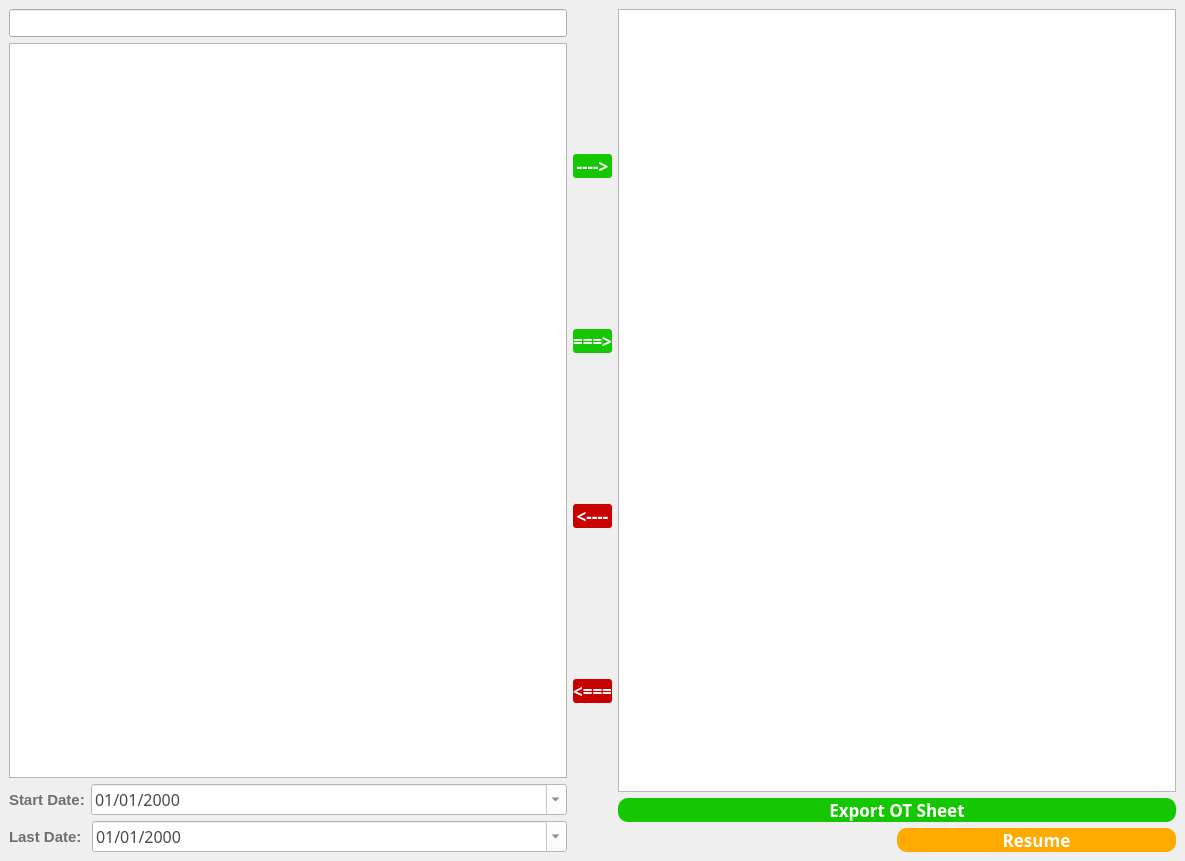
<?xml version="1.0" encoding="UTF-8"?>
<ui version="4.0">
 <class>OT_Sheet</class>
 <widget class="QMainWindow" name="OT_Sheet">
  <property name="geometry">
   <rect>
    <x>0</x>
    <y>0</y>
    <width>1185</width>
    <height>861</height>
   </rect>
  </property>
  <property name="windowTitle">
   <string>OT Sheet Creator</string>
  </property>
  <widget class="QWidget" name="centralwidget">
   <layout class="QGridLayout" name="gridLayout">
    <item row="0" column="0">
     <layout class="QHBoxLayout" name="horizontalLayout_4">
      <item>
       <layout class="QVBoxLayout" name="verticalLayout">
        <item>
         <widget class="QLineEdit" name="lineEdit">
          <property name="font">
           <font>
            <pointsize>13</pointsize>
           </font>
          </property>
         </widget>
        </item>
        <item>
         <widget class="QListWidget" name="listWidget">
          <property name="font">
           <font>
            <pointsize>13</pointsize>
           </font>
          </property>
         </widget>
        </item>
        <item>
         <layout class="QHBoxLayout" name="horizontalLayout">
          <item>
           <widget class="QLabel" name="label">
            <property name="sizePolicy">
             <sizepolicy hsizetype="Minimum" vsizetype="Minimum">
              <horstretch>0</horstretch>
              <verstretch>0</verstretch>
             </sizepolicy>
            </property>
            <property name="font">
             <font>
              <family>Microsoft JhengHei UI</family>
              <pointsize>11</pointsize>
              <weight>75</weight>
              <bold>true</bold>
             </font>
            </property>
            <property name="styleSheet">
             <string notr="true">QLabel
{
	font-size:11pt;
	color:rgb(111,111,111);
}</string>
            </property>
            <property name="text">
             <string>Start Date:</string>
            </property>
           </widget>
          </item>
          <item>
           <widget class="QDateEdit" name="dateEdit">
            <property name="sizePolicy">
             <sizepolicy hsizetype="Expanding" vsizetype="Fixed">
              <horstretch>0</horstretch>
              <verstretch>0</verstretch>
             </sizepolicy>
            </property>
            <property name="styleSheet">
             <string notr="true">QDateEdit
{
    /*字体为微软雅黑*/
    font-family:Microsoft Yahei;
    /*字体大小为20点*/
	color:rgb(74, 74, 74);
   font-size:12pt;
	background-color:rgb(255, 255,255);
}

QDateEdit:hover
{
    /*背景颜色*/  
   background-color:rgb(229, 242, 255);
}

QDateEdit:focus
{
    /*背景颜色*/  
   background-color:rgb(229, 242, 255);
}</string>
            </property>
            <property name="wrapping">
             <bool>false</bool>
            </property>
            <property name="currentSection">
             <enum>QDateTimeEdit::DaySection</enum>
            </property>
            <property name="displayFormat">
             <string notr="true">dd/MM/yyyy</string>
            </property>
            <property name="calendarPopup">
             <bool>true</bool>
            </property>
           </widget>
          </item>
         </layout>
        </item>
        <item>
         <layout class="QHBoxLayout" name="horizontalLayout_2">
          <item>
           <widget class="QLabel" name="label_2">
            <property name="sizePolicy">
             <sizepolicy hsizetype="Minimum" vsizetype="Minimum">
              <horstretch>0</horstretch>
              <verstretch>0</verstretch>
             </sizepolicy>
            </property>
            <property name="font">
             <font>
              <family>Microsoft JhengHei UI</family>
              <pointsize>11</pointsize>
              <weight>75</weight>
              <bold>true</bold>
             </font>
            </property>
            <property name="styleSheet">
             <string notr="true">QLabel
{
	font-size:11pt;
	color:rgb(111,111,111);
}</string>
            </property>
            <property name="text">
             <string>Last Date: </string>
            </property>
           </widget>
          </item>
          <item>
           <widget class="QDateEdit" name="dateEdit_2">
            <property name="sizePolicy">
             <sizepolicy hsizetype="Expanding" vsizetype="Fixed">
              <horstretch>0</horstretch>
              <verstretch>0</verstretch>
             </sizepolicy>
            </property>
            <property name="styleSheet">
             <string notr="true">QDateEdit
{
    /*字体为微软雅黑*/
    font-family:Microsoft Yahei;
    /*字体大小为20点*/
	color:rgb(74, 74, 74);
   font-size:12pt;
	background-color:rgb(255, 255,255);
}

QDateEdit:hover
{
    /*背景颜色*/  
   background-color:rgb(229, 242, 255);
}

QDateEdit:focus
{
    /*背景颜色*/  
   background-color:rgb(229, 242, 255);
}</string>
            </property>
            <property name="wrapping">
             <bool>false</bool>
            </property>
            <property name="currentSection">
             <enum>QDateTimeEdit::DaySection</enum>
            </property>
            <property name="displayFormat">
             <string notr="true">dd/MM/yyyy</string>
            </property>
            <property name="calendarPopup">
             <bool>true</bool>
            </property>
           </widget>
          </item>
         </layout>
        </item>
       </layout>
      </item>
      <item>
       <layout class="QVBoxLayout" name="verticalLayout_2">
        <item>
         <widget class="QPushButton" name="pushButton">
          <property name="sizePolicy">
           <sizepolicy hsizetype="Preferred" vsizetype="Fixed">
            <horstretch>0</horstretch>
            <verstretch>0</verstretch>
           </sizepolicy>
          </property>
          <property name="font">
           <font>
            <family>Microsoft Yahei</family>
            <pointsize>13</pointsize>
            <weight>75</weight>
            <italic>false</italic>
            <bold>true</bold>
           </font>
          </property>
          <property name="styleSheet">
           <string notr="true">QPushButton

{
    font-family:Microsoft Yahei;
    font-size:13pt;  
    color:white;
    background-color:rgb(21, 199, 1);
    border-radius:3px;
	font: bold;

}


QPushButton:hover
{
    background-color:rgb(21, 175, 0);
    padding-left:-3px;
    padding-top:-3px;
	font-size: 15pt;

}


QPushButton:pressed
{
    background-color:rgb(0, 113, 0); 
    padding-left:3px;
    padding-top:3px;
	 font-size:13pt; 
}</string>
          </property>
          <property name="text">
           <string>----&gt;</string>
          </property>
         </widget>
        </item>
        <item>
         <widget class="QPushButton" name="pushButton_2">
          <property name="sizePolicy">
           <sizepolicy hsizetype="Preferred" vsizetype="Fixed">
            <horstretch>0</horstretch>
            <verstretch>0</verstretch>
           </sizepolicy>
          </property>
          <property name="styleSheet">
           <string notr="true">QPushButton

{
    font-family:Microsoft Yahei;
    font-size:13pt;  
    color:white;
    background-color:rgb(21, 199, 1);
    border-radius:3px;
	font: bold;

}


QPushButton:hover
{
    background-color:rgb(21, 175, 0);
    padding-left:-3px;
    padding-top:-3px;
	font-size: 15pt;

}


QPushButton:pressed
{
    background-color:rgb(0, 113, 0); 
    padding-left:3px;
    padding-top:3px;
	 font-size:13pt; 
}</string>
          </property>
          <property name="text">
           <string>===&gt;</string>
          </property>
         </widget>
        </item>
        <item>
         <widget class="QPushButton" name="pushButton_3">
          <property name="sizePolicy">
           <sizepolicy hsizetype="Preferred" vsizetype="Fixed">
            <horstretch>0</horstretch>
            <verstretch>0</verstretch>
           </sizepolicy>
          </property>
          <property name="styleSheet">
           <string notr="true">QPushButton
{
    font-family:Microsoft Yahei;
    font-size:13pt;
    color:white;
    background-color:rgb(200, 0, 0);
    border-radius:3px;
	font: bold;
}

QPushButton:hover
{
    background-color:rgb(176, 0, 0);
    padding-left:-3px;
    padding-top:-3px;
	 font-size:15pt;
}

QPushButton:pressed
{
    background-color:rgb(147, 0, 0);
    padding-left:3px;
    padding-top:3px;
    font-size:13pt;
}</string>
          </property>
          <property name="text">
           <string>&lt;----</string>
          </property>
         </widget>
        </item>
        <item>
         <widget class="QPushButton" name="pushButton_4">
          <property name="sizePolicy">
           <sizepolicy hsizetype="Preferred" vsizetype="Fixed">
            <horstretch>0</horstretch>
            <verstretch>0</verstretch>
           </sizepolicy>
          </property>
          <property name="styleSheet">
           <string notr="true">QPushButton
{
    font-family:Microsoft Yahei;
    font-size:13pt;
    color:white;
    background-color:rgb(200, 0, 0);
    border-radius:3px;
	font: bold;
}

QPushButton:hover
{
    background-color:rgb(176, 0, 0);
    padding-left:-3px;
    padding-top:-3px;
	 font-size:15pt;
}

QPushButton:pressed
{
    background-color:rgb(147, 0, 0);
    padding-left:3px;
    padding-top:3px;
    font-size:13pt;
}</string>
          </property>
          <property name="text">
           <string>&lt;===</string>
          </property>
         </widget>
        </item>
       </layout>
      </item>
      <item>
       <layout class="QVBoxLayout" name="verticalLayout_4">
        <item>
         <widget class="QListWidget" name="listWidget_2">
          <property name="font">
           <font>
            <pointsize>13</pointsize>
           </font>
          </property>
         </widget>
        </item>
        <item>
         <layout class="QVBoxLayout" name="verticalLayout_3">
          <item>
           <widget class="QPushButton" name="pushButton_5">
            <property name="sizePolicy">
             <sizepolicy hsizetype="Expanding" vsizetype="Fixed">
              <horstretch>0</horstretch>
              <verstretch>0</verstretch>
             </sizepolicy>
            </property>
            <property name="font">
             <font>
              <family>Microsoft Yahei</family>
              <pointsize>13</pointsize>
              <weight>75</weight>
              <bold>true</bold>
             </font>
            </property>
            <property name="styleSheet">
             <string notr="true">QPushButton

{
    font-family:Microsoft Yahei;
    font-size:13pt;  
    color:white;
    background-color:rgb(21, 199, 1);
    border-radius:10px;

}


QPushButton:hover
{
    background-color:rgb(21, 175, 0);
    padding-left:-3px;
    padding-top:-3px;

}


QPushButton:pressed
{
    background-color:rgb(0, 113, 0); 
    padding-left:3px;
    padding-top:3px;
}</string>
            </property>
            <property name="text">
             <string>Export OT Sheet</string>
            </property>
           </widget>
          </item>
          <item>
           <layout class="QHBoxLayout" name="horizontalLayout_3">
            <item>
             <spacer name="horizontalSpacer">
              <property name="orientation">
               <enum>Qt::Horizontal</enum>
              </property>
              <property name="sizeHint" stdset="0">
               <size>
                <width>40</width>
                <height>20</height>
               </size>
              </property>
             </spacer>
            </item>
            <item>
             <widget class="QPushButton" name="pushButton_6">
              <property name="sizePolicy">
               <sizepolicy hsizetype="Expanding" vsizetype="Minimum">
                <horstretch>0</horstretch>
                <verstretch>0</verstretch>
               </sizepolicy>
              </property>
              <property name="font">
               <font>
                <family>Microsoft Yahei</family>
                <pointsize>13</pointsize>
                <weight>75</weight>
                <bold>true</bold>
               </font>
              </property>
              <property name="styleSheet">
               <string notr="true">QPushButton
{
    /*字体为微软雅黑*/
    font-family:Microsoft Yahei;
    /*字体大小为20点*/
    font-size:13pt;
    /*字体颜色为白色*/    
    color:white;
    /*背景颜色*/  
    background-color:rgb(255, 170, 0);
    /*边框圆角半径为8像素*/ 
    border-radius:10px;
}

/*按钮停留态*/
QPushButton:hover
{
    /*背景颜色*/  
    background-color:rgb(230, 153, 0);
    padding-left:-3px;
    /*上内边距为3像素，让按下时字向下移动3像素*/  
    padding-top:-3px;

}

/*按钮按下态*/
QPushButton:pressed
{
    /*背景颜色*/  
    background-color:rgb(197, 128, 0);
    /*左内边距为3像素，让按下时字向右移动3像素*/  
    padding-left:3px;
    /*上内边距为3像素，让按下时字向下移动3像素*/  
    padding-top:3px;
}</string>
              </property>
              <property name="text">
               <string>Resume</string>
              </property>
             </widget>
            </item>
           </layout>
          </item>
         </layout>
        </item>
       </layout>
      </item>
     </layout>
    </item>
   </layout>
  </widget>
 </widget>
 <resources/>
 <connections/>
</ui>
